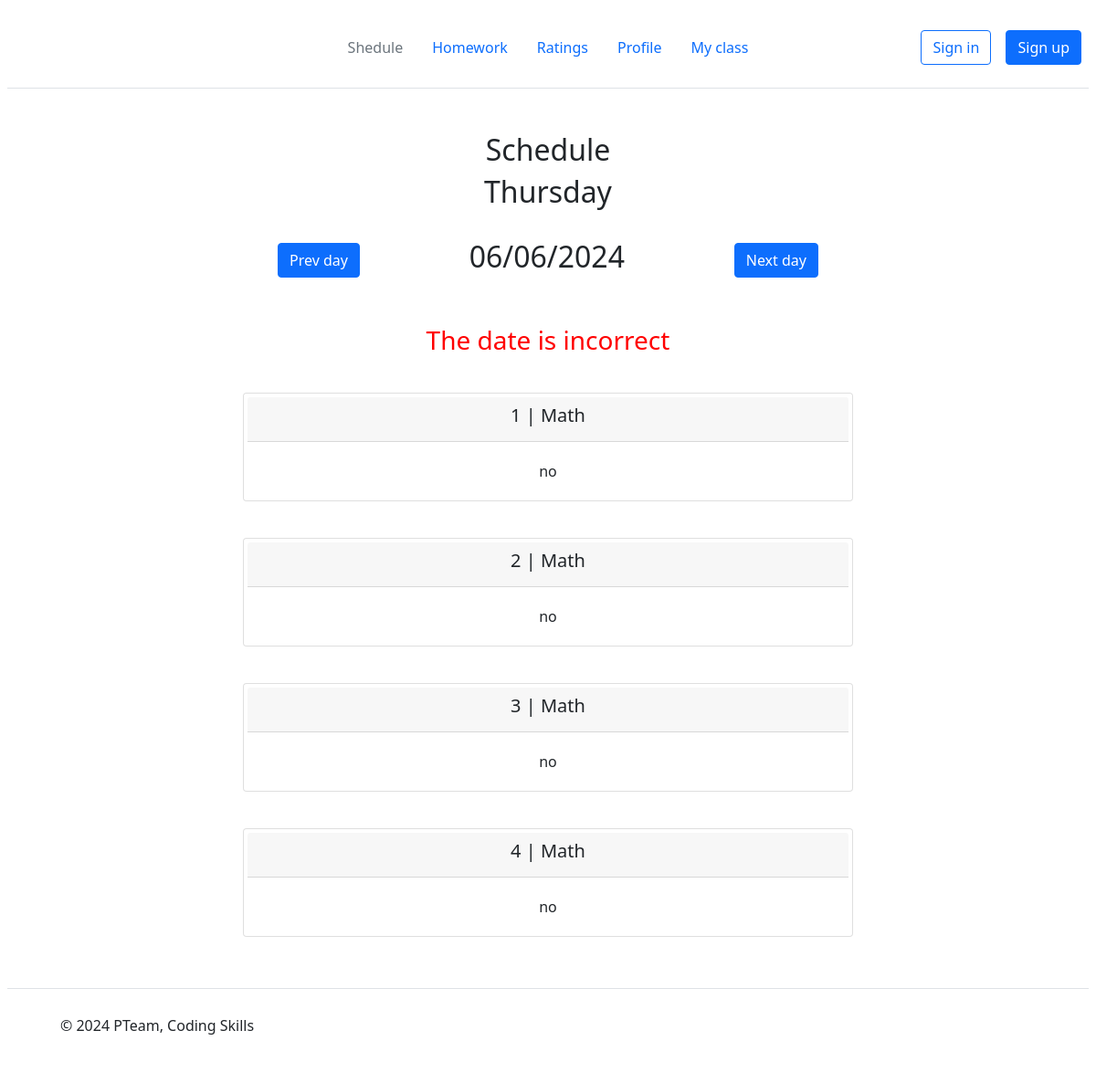
Page /schedule/0/1 (signed in) on the committed database.
### models.py (models this page shows)
class Schedule(db.Model):
    id = db.Column(db.Integer, primary_key=True)
    class_num = db.Column(db.String(3), nullable=False)
    class_let = db.Column(db.String(3), nullable=False)
    subject_id = db.Column(db.Integer)
    lesson_number = db.Column(db.Integer)
    teacher_user_id = db.Column(db.Integer)
    homework = db.Column(db.String(50), default='')
    date = db.Column(db.String(20), nullable=False)

class Subjects(db.Model):
    subject_id = db.Column(db.Integer, primary_key=True)
    subject_name = db.Column(db.String(30), nullable=False)

### main.py (the view)
@app.route('/schedule/<date>/<int:user_id>')  # расписание
@login_required
def schedule(date, user_id):
    user = Users.query.filter_by(user_id=user_id).first()
    if not user:
        return render_template('notification.html', message=MESSAGE_LIST[5633], message_id=5633, url=f'/',
                               text='To main')
    if len(date) != 8:
        date = get_time()
        err_date = True
    else:
        date = date[:2] + '/' + date[2:4] + '/' + date[4:]
        err_date = False
    next_day = add_one_day(date)
    next_day = add_one_day(date)
    prev_day = subtract_one_day(date)
    weekday = WEEKDAYS.get(get_weekday(date))
    is_teacher = False
    if user.is_teacher:
        teacher = Teacher.query.filter_by(user_id=user_id).first()
        if not teacher:
            return render_template('notification.html', message=MESSAGE_LIST[5775], message_id=5775, url=f'/',
                                   text='To main')
        day = Schedule.query.filter_by(date=date, teacher_user_id=teacher.user_id)
        is_teacher = True
    elif user.is_student:
        student = Student.query.filter_by(user_id=user_id).first()
        if not student:
            return render_template('notification.html', message=MESSAGE_LIST[5775], message_id=5775, url=f'/',
                                   text='To main')
        day = Schedule.query.filter_by(date=date, class_num=student.class_num, class_let=student.class_let)
    else:
        return render_template('notification.html', message=MESSAGE_LIST[8207], message_id=8207, url=f'/',
                               text='To main')
    if day.count():
        subjects = Subjects.query.all()
        all_subjects = ['null']
        for subj in subjects:
            all_subjects.append(subj.subject_name)
        return render_template('schedule.html', user_id=user_id, day=day, all_subjects=all_subjects, date=date,
                               err_date=err_date, next_day=next_day, prev_day=prev_day, weekday=weekday,
                               is_teacher=is_teacher)
    else:
        return render_template('schedule.html', user_id=user_id, empty_day=True, date=date, next_day=next_day,
                               prev_day=prev_day, weekday=weekday, is_teacher=is_teacher)

### UserLogin.py (called while the page is built)
    def fromDB(self, user_id, db):
        myusers = db.query.all()
        for user1 in myusers:
            if user_id == user1.user_id:
                self.__user = user1
        return self

### functions.py (called while the page is built)
def get_time():
    current_date = datetime.now()
    formatted_date = current_date.strftime("%d/%m/%Y")
    return formatted_date

def add_one_day(date_string):
    date_object = datetime.strptime(date_string, "%d/%m/%Y")
    new_date_object = date_object + timedelta(days=1)
    return new_date_object.strftime("%d%m%Y")

def subtract_one_day(date_string):
    date_object = datetime.strptime(date_string, "%d/%m/%Y")
    new_date_object = date_object - timedelta(days=1)
    return new_date_object.strftime("%d%m%Y")

def get_weekday(date_str):
    date_obj = datetime.strptime(date_str, '%d/%m/%Y')
    return date_obj.weekday()

### main.py (called while the page is built)
@login_manager.user_loader
def load_user(user_id):
    return UserLogin().fromDB(user_id, Users)

### templates/schedule.html (shortened to what this page needs)
{% extends "base.html" %}
{% block body%}
<div class="container mt-5">
    <h2>Schedule</h2>
    <h2>{{weekday}}</h2>
    <br>
    <div class="schedule-container">
        <a class="btn btn-primary" href="/schedule/{{prev_day}}/{{user_id}}">Prev day</a>
        <h2>{{date}}</h2>
        <a class="btn btn-primary" href="/schedule/{{next_day}}/{{user_id}}">Next day</a>
    </div>
</div>
{% if err_date %}
<div class="container mt-5">
    <h3 class="red-text">The date is incorrect</h3>
</div>
{% endif %}
<br>
{% for lesson in day %}
<div class="prof-container">
    <div class="container">
        <div class="card">
            <div class="card-header">
                {% set sub_id = lesson.subject_id %}
                <h5 class="card-title">{{ lesson.lesson_number }} | {{all_subjects[sub_id]}}</h5>
            </div>
            <div class="card-body">
                <p class="card-text">{{lesson.homework}}</p>
            </div>
        </div>
    </div>
</div>
<br>
{% endfor %}
{% endblock %}

### templates/base.html (shortened to what this page needs)
<!DOCTYPE html>
<html lang="en">
<head>
    <link href="https://cdn.jsdelivr.net/npm/bootstrap@5.1.3/dist/css/bootstrap.min.css" rel="stylesheet"
>
    <link rel="stylesheet" href="{{url_for('static', filename='style.css')}}">
</head>
<body>
<header class="d-flex flex-wrap align-items-center justify-content-center justify-content-md-between py-3 mb-4 border-bottom">
    <div class="col-md-3 mb-2 mb-md-0">
            <svg class="bi" width="40" height="32" role="img" aria-label="Bootstrap">
                <use xlink:href="#bootstrap"></use>
            </svg>
    </div>
    <ul class="nav col-12 col-md-auto mb-2 justify-content-center mb-md-0">
        <li><a href="/schedule/" class="nav-link px-2 link-secondary">Shedule</a></li>
        <li><a href="/homeworks/" class="nav-link px-2">Homework</a></li>
        <li><a href="/ratings/" class="nav-link px-2">Ratings</a></li>
        <li><a href="/profile/" class="nav-link px-2">Profile</a></li>
        <li><a href="/myclass/" class="nav-link px-2">My class</a></li>
    </ul>
    <div class="col-md-3 text-end">
        <a href="/signin" class="btn btn-outline-primary me-2">Sign in</a>
        <a href="/signup" class="btn btn-primary">Sign up</a>
    </div>
</header>
{% block body%}
{% endblock %}
<footer class="d-flex flex-wrap justify-content-between align-items-center py-3 my-4 border-top">
    <div class="col-md-4 d-flex align-items-center">
        <a href="/" class="mb-3 me-2 mb-md-0 text-body-secondary text-decoration-none lh-1">
            <svg class="bi" width="30" height="24">
                <use xlink:href="#bootstrap"></use>
            </svg>
        </a>
        <span class="mb-3 mb-md-0 text-body-secondary">© 2024 PTeam, Coding Skills</span>
    </div>
</footer>
</body>
</html>

### static/style.css (style rules this page uses)
* { margin: 4px; }
.red-text { color: red; }
.container { text-align: center; }
.prof-container { display: flex; width: 700px; margin: auto; justify-content: space-between; }
.schedule-container { display: flex; width: 600px; margin: auto; justify-content: space-between; }

### rows in the picture
Schedule: lesson_number "1", homework "no"
Subjects: subject_name "Math"
Schedule: lesson_number "2", homework "no"
Schedule: lesson_number "3", homework "no"
Schedule: lesson_number "4", homework "no"

### other values in the picture
{{ weekday }} "Thursday"
{{ date }} "06/06/2024"
